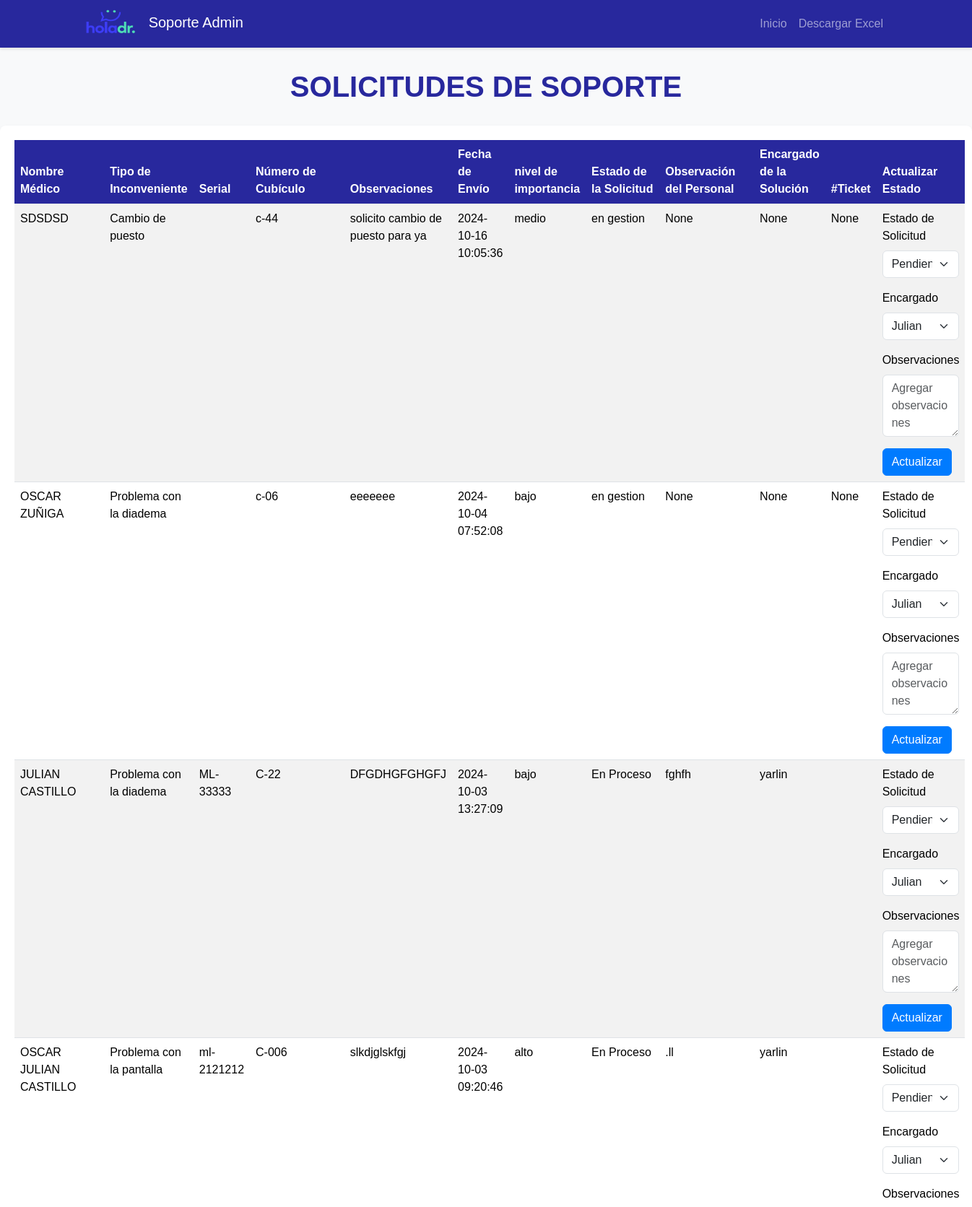
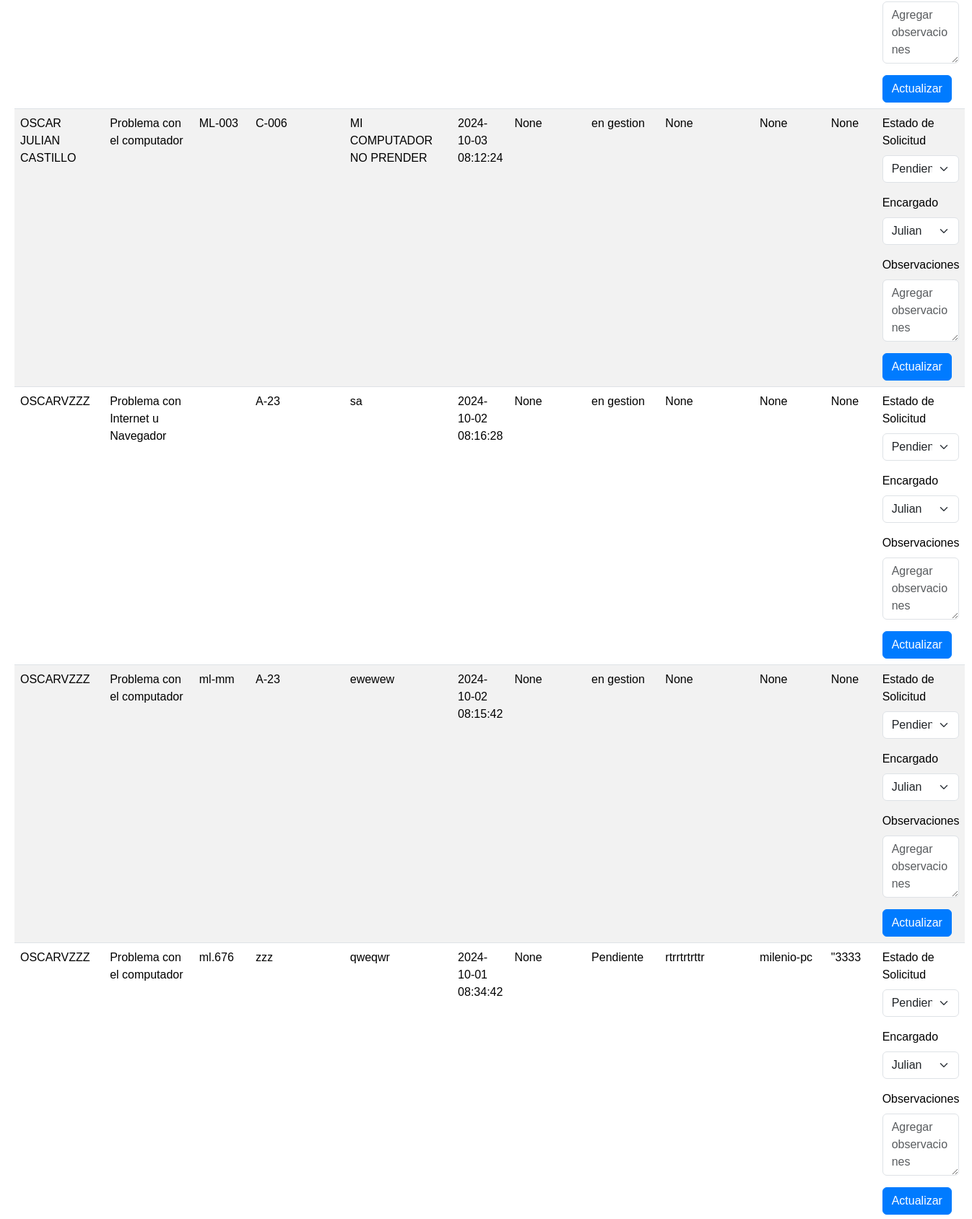
The app's page /estado_solicitud (upper part) with its own data (2 pictures, top to bottom).
### tables this page shows
CREATE TABLE "solicitar_soporte" (
	"nombres_completos"	TEXT,
	"tipo_de_inconveniente"	TEXT,
	"numero_cubiculo"	TEXT,
	"observaciones"	TEXT,
	"fecha_envio"	TEXT,
	"estado_de_solicitud"	NUMERIC,
	"observaciones2"	TEXT,
	"serial"	TEXT,
	"encargado"	TEXT,
	"ticket"	TEXT
, "nivel_importancia"	TEXT);

### app.py (the view)
@app.route('/estado_solicitud')
def estado_solicitud1():
    conn = sqlite3.connect('registro.db')
    c = conn.cursor()
    c.execute("SELECT * FROM solicitar_soporte ORDER BY fecha_envio DESC")
    rows = c.fetchall()
    conn.close()
    return render_template('estado_solicitud.html', rows=rows)

### templates/estado_solicitud.html (shortened to what this page needs)
<!DOCTYPE html>
<html lang="es">
<head>
    <link href="https://cdn.jsdelivr.net/npm/bootstrap@5.3.3/dist/css/bootstrap.min.css" rel="stylesheet"
>
    <link rel="stylesheet" href="../static/css/estado_solicitud.css">
</head>
<body>
    <nav class="navbar navbar-expand-lg navbar-dark">
        <div class="container">
            <a class="navbar-brand" href="/admin">
                <img src="/static/imagenes/logo2.png" alt="Logo">
                Soporte Admin
            </a>
            <div class="collapse navbar-collapse" id="navbarNav">
                <ul class="navbar-nav ms-auto">
                    <li class="nav-item">
                        <a class="nav-link" href="/admin">Inicio</a>
                    </li>
                    <li class="nav-item">
                        <a class="nav-link" href="/exportar_a_excel3">Descargar Excel</a>
                    </li>
                </ul>
            </div>
        </div>
    </nav>
    <main class="container-main">
        <h1 style="text-align: center;">SOLICITUDES DE SOPORTE</h1>
        <div class="table-container">
            <table class="table table-striped table-hover">
                <thead>
                    <tr>
                        <th>Nombre Médico</th>
                        <th>Tipo de Inconveniente</th>
                        <th>Serial</th>
                        <th>Número de Cubículo</th>
                        <th>Observaciones</th>
                        <th>Fecha de Envío</th>
                        <th>nivel de importancia</th>
                        <th>Estado de la Solicitud</th>
                        <th>Observación del Personal</th>
                        <th>Encargado de la Solución</th>
                        <th>#Ticket</th>
                        <th>Actualizar Estado</th>
                    </tr>
                </thead>
                <tbody>
                    {% for row in rows %}
                    <tr>
                        <td>{{ row[0] }}</td>
                        <td>{{ row[1] }}</td>
                        <td>{{ row[7] }}</td>
                        <td>{{ row[2] }}</td>
                        <td>{{ row[3] }}</td>
                        <td>{{ row[4] }}</td>
                        <td>{{ row[10] }}</td>
                        <td>{{ row[5] }}</td>
                        <td>{{ row[6] }}</td>
                        <td>{{ row[8] }}</td>
                        <td>{{ row[9] }}</td>
                        <td>
                            <form action="/actualizar_estado2/{{ row[4] }}" method="post">
                                <div class="mb-3">
                                    <label for="estado_de_solicitud" class="form-label">Estado de Solicitud</label>
                                    <select name="estado_de_solicitud" class="form-select">
                                        <option value="Pendiente">Pendiente</option>
                                    </select>
                                </div>
                                <div class="mb-3">
                                    <label for="encargado" class="form-label">Encargado</label>
                                    <select name="encargado" class="form-select" id="encargado"
                                        onchange="toggleTicketField()">
                                        <option value="julian">Julian</option>
                                    </select>
                                </div>
                                <div class="mb-3">
                                    <label for="observaciones2" class="form-label">Observaciones</label>
                                    <textarea name="observaciones2" class="form-control" rows="3"
                                        placeholder="Agregar observaciones"></textarea>
                                </div>
                                <button type="submit" class="btn btn-primary">Actualizar</button>
                            </form>
                        </td>
                    </tr>
                    {% endfor %}
                </tbody>
            </table>
        </div>
    </main>
</body>
</html>

### static/css/estado_solicitud.css (style rules this page uses)
:root { --primary-color: #28289D; --secondary-color: #f8f9fa; --accent-color: #007bff; }
body { font-family: 'Arial', sans-serif; background-color: var(--secondary-color); }
.navbar { background-color: var(--primary-color) !important; box-shadow: 0 2px 4px rgba(0, 0, 0, 0.1); }
.navbar-brand img { height: 40px; margin-right: 10px; }
h1 { color: var(--primary-color); text-align: center; margin: 30px 0; font-weight: bold; }
.table-container { background-color: white; border-radius: 8px; box-shadow: 0 4px 6px rgba(0, 0, 0, 0.1); padding: 20px; margin-bottom: 30px; }
.table { margin-bottom: 0; }
.table th { background-color: var(--primary-color); color: white; font-weight: bold; }
.table-striped tbody tr:nth-of-type(odd) { background-color: rgba(0, 0, 0, 0.05); }
.btn-primary { background-color: var(--accent-color); border-color: var(--accent-color); }
.form-select, .form-control { margin-bottom: 10px; }

### records on screen
solicitar_soporte: nombres_completos "SDSDSD", tipo_de_inconveniente "Cambio de puesto", numero_cubiculo "c-44", observaciones "solicito cambio de puesto para ya", fecha_envio "2024-10-16 10:05:36", nivel_importancia "medio", estado_de_solicitud "en gestion", row "None"
solicitar_soporte: nombres_completos "OSCAR ZUÑIGA", tipo_de_inconveniente "Problema con la diadema", numero_cubiculo "c-06", observaciones "eeeeeee", fecha_envio "2024-10-04 07:52:08", nivel_importancia "bajo", estado_de_solicitud "en gestion", row "None"
solicitar_soporte: nombres_completos "JULIAN CASTILLO", tipo_de_inconveniente "Problema con la diadema", serial "ML-33333", numero_cubiculo "C-22", observaciones "DFGDHGFGHGFJ", fecha_envio "2024-10-03 13:27:09", nivel_importancia "bajo", estado_de_solicitud "En Proceso", observaciones2 "fghfh", encargado "yarlin"
solicitar_soporte: nombres_completos "OSCAR JULIAN CASTILLO", tipo_de_inconveniente "Problema con la pantalla", serial "ml-2121212", numero_cubiculo "C-006", observaciones "slkdjglskfgj", fecha_envio "2024-10-03 09:20:46", nivel_importancia "alto", estado_de_solicitud "En Proceso", observaciones2 ".ll", encargado "yarlin"
solicitar_soporte: nombres_completos "OSCAR JULIAN CASTILLO", tipo_de_inconveniente "Problema con el computador", serial "ML-003", numero_cubiculo "C-006", observaciones "MI COMPUTADOR NO PRENDER", fecha_envio "2024-10-03 08:12:24", row "None", estado_de_solicitud "en gestion"
solicitar_soporte: nombres_completos "OSCARVZZZ", tipo_de_inconveniente "Problema con Internet u Navegador", numero_cubiculo "A-23", observaciones "sa", fecha_envio "2024-10-02 08:16:28", row "None", estado_de_solicitud "en gestion"
solicitar_soporte: nombres_completos "OSCARVZZZ", tipo_de_inconveniente "Problema con el computador", serial "ml-mm", numero_cubiculo "A-23", observaciones "ewewew", fecha_envio "2024-10-02 08:15:42", row "None", estado_de_solicitud "en gestion"
solicitar_soporte: nombres_completos "OSCARVZZZ", tipo_de_inconveniente "Problema con el computador", serial "ml.676", numero_cubiculo "zzz", observaciones "qweqwr", fecha_envio "2024-10-01 08:34:42", row "None", estado_de_solicitud "Pendiente", observaciones2 "rtrrtrtrttr", encargado "milenio-pc", ticket "\"3333"
